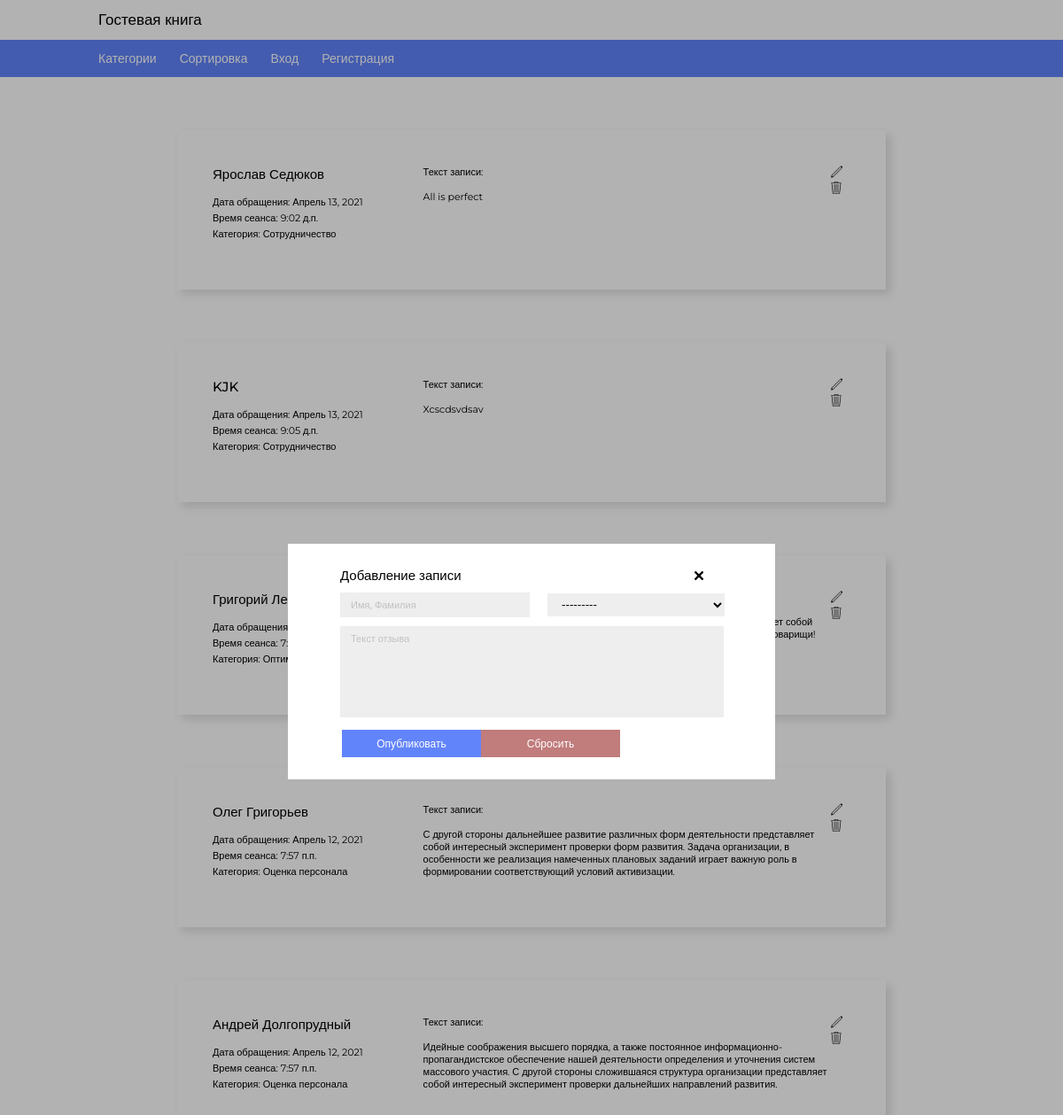
The page /create on the database as committed earlier.
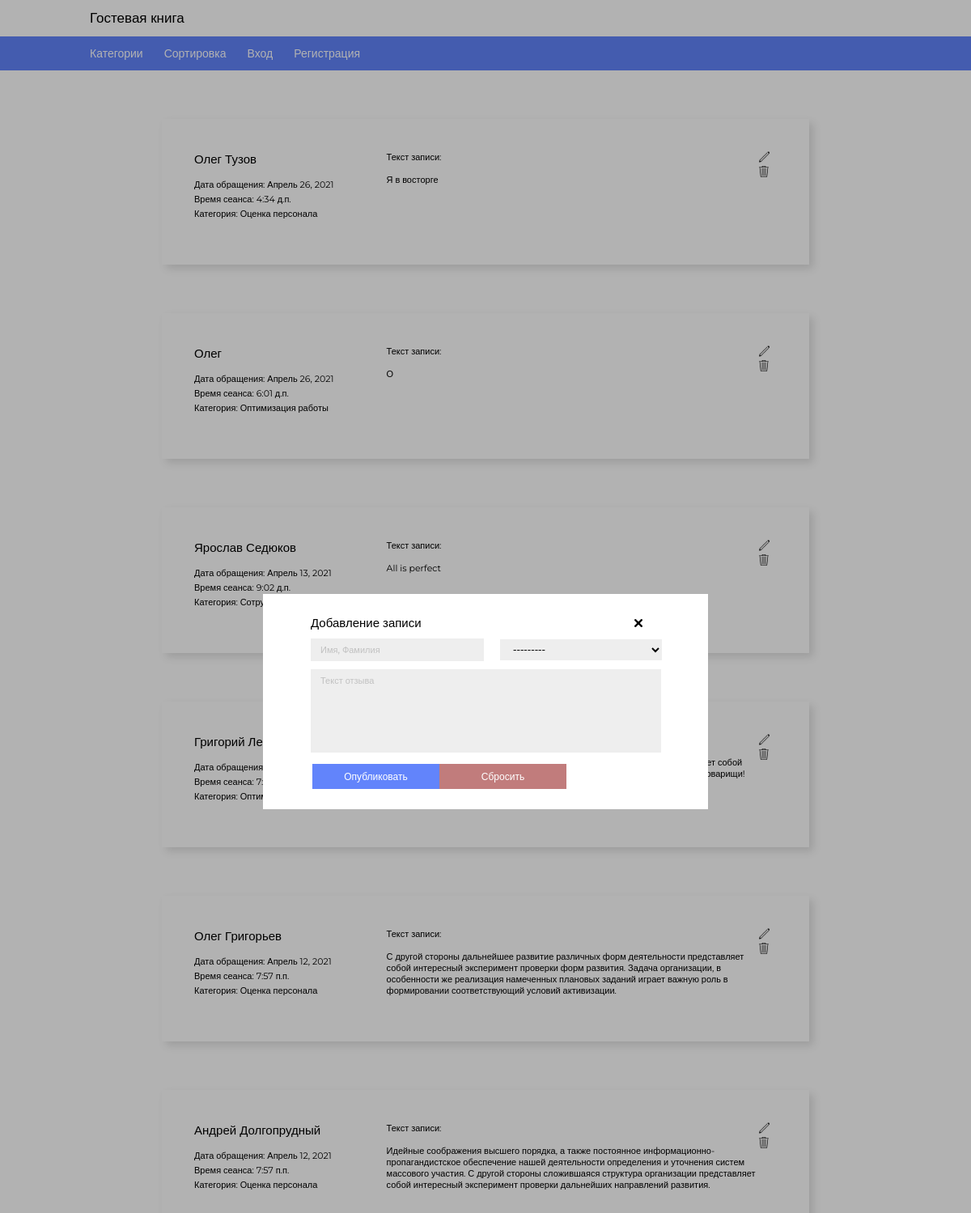
The same page on the database as committed later.
### main/models.py (models this page shows, shortened)
class Review(models.Model):
    author = models.CharField('Автор', max_length=50)
    category = models.ForeignKey(Category, on_delete=models.CASCADE)
    date = models.DateField('Дата добавления', auto_now_add=True)
    time = models.TimeField('Время обращения', auto_now_add=True)
    text = models.TextField('Текст отзыва')
    class Meta:
        verbose_name = 'Отзыв'
        verbose_name_plural = 'Отзывы'

class Category(models.Model):
    name = models.CharField('Категория', max_length=50)
    link = models.CharField('Ссылка', max_length=50)
    def __str__(self):
        return self.name
    class Meta:
        verbose_name = 'Категория'
        verbose_name_plural = 'Категории'

### main/views.py (the view, shortened to what this page needs)
# urls.py: path('create', views.create),
def create(request):
    reviews = Review.objects.order_by('-date')
    category = Category.objects.all()
    form = ReviewForm()
    return render(request, 'main/create.html', {'reviews': reviews,
                                               'categories': category,
                                               'title': "Гостевая книга",
                                               'form': form})

### main/forms.py
class ReviewForm(ModelForm):
    class Meta:
        model = Review
        fields = ['author', 'category', 'text']
        widgets = {
            'author': TextInput(attrs={
                'class': 'window__add-name',
                'placeholder': 'Имя, Фамилия'
            }),
            'text': Textarea(attrs={
                'class': 'window__add-text',
                'placeholder': 'Текст отзыва'
            }),
            'category': Select(attrs={
                'class': 'window__add-cat',
            }),
        }

### templates/main/create.html (shortened to what this page needs)
{% load static %}
<!DOCTYPE html>
<html lang="en">
<head>
    <link rel="stylesheet" href="{% static "css/create.css" %}">
</head>
<body>
    <header>
        {{ title }}
    </header>
    <div class="menu">
        <ul>
            <li class="dropdown">
            	<a class="dropbtn menu__button">Категории</a>
            </li>
            <li class="dropdown">
            	<a class="dropbtn menu__button">Сортировка</a>
            </li>
            <li class="dropdown">
            	<a class="dropbtn menu__button">Вход</a>
            </li>
            <li class="dropdown">
            	<a class="dropbtn menu__button">Регистрация</a>
            </li>
        </ul>
    </div>
    <div class="wrap">
        <div id="review" class="review-list">
            {% for el in reviews %}
                <div class="review-list__item">
                    <div class="review__contain">
                        <div class="review__1">
                            <ul>
                                <li class="review__name">{{ el.author }}</li>
                                <li class="review__name-info">Дата обращения:  {{ el.date }}</li>
                                <li class="review__name-info">Время сеанса:   {{ el.time }}</li>
                                <li class="review__name-info">Категория: {{ el.category }}</li>
                            </ul>
                        </div>
                        <div class="review__2">
                            <p>Текст записи:<br><br>
                                {{ el.text }} </p>
                        </div>
                        <div class="review__3">
                            <img src="{% static "images/edit.svg" %}" alt="edit">
                            <img src="{% static "images/delete.svg" %}" alt="delete">
                        </div>
                    </div>
                </div>
            {% endfor %}
        </div>
    </div>
        <form method="post"  id="window__add">
            <p class="window__add-h">Добавление записи <a href="/" class="button__cancel_all"><img src="{% static "images/close-cross.png" %}" alt="Отмена"></a></p>
            {{ form.author }}
            {{ form.category }}
            {{ form.text }}
            <div class="window__button__container">
            <button class="window__add-button" type="submit">Опубликовать</button>
        	<button class="window__add-button--cancel" type="reset">Сбросить</button>
            </div>
        </form>
</body>
</html>

Rows that differ between the two databases and show on the page:
removed Review: author "KJK", date "Апрель 13, 2021", time "9:05 д.п.", category "Сотрудничество", text "Xcscdsvdsav"
added Review: author "Олег Тузов", date "Апрель 26, 2021", time "4:34 д.п.", category "Оценка персонала", text "Я в восторге"
added Review: author "Олег", date "Апрель 26, 2021", time "6:01 д.п.", category "Оптимизация работы", text "О"
